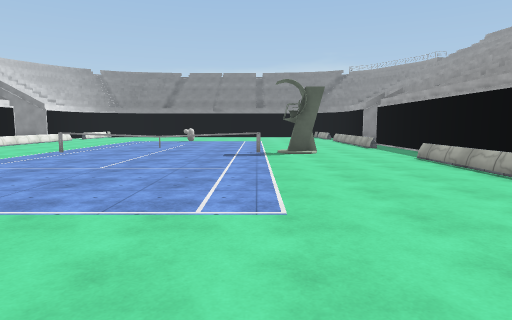
[1] (above)

17 first-person views from a walk through a 3-D level made in the Unity game engine. The camera is 1.4 m above the floor, tilts 6° down and sees 75° across. The floor is counted in squares, 2 m on a side. Each view is taken from the middle of a square. On the plan, view 1 faces up. The plan holds only what a view shows up to about 10 squares ahead; the rest is blank. The place goes on beyond the plan. Surface patterns are stand-ins for the level's own textures.

[2]
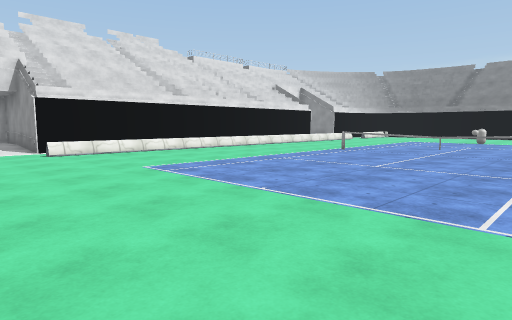

[3]
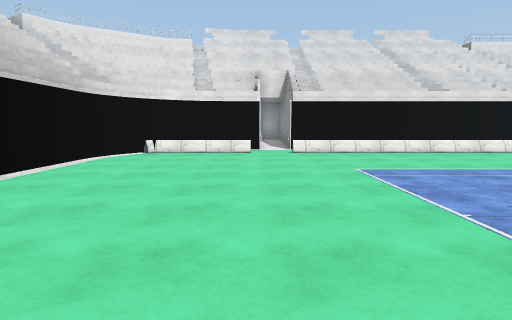

[4]
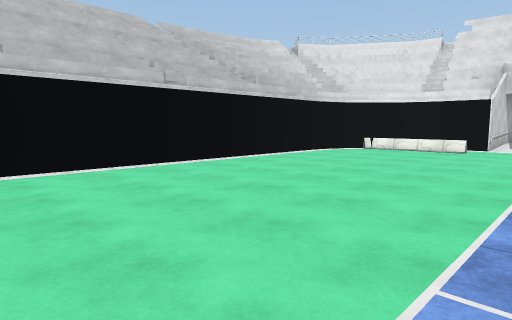

[5]
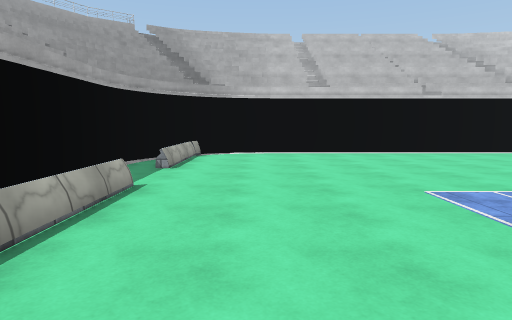

[6]
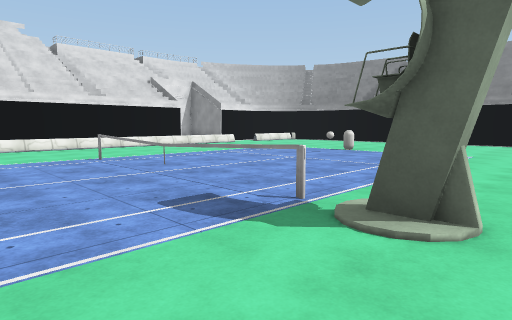

[7]
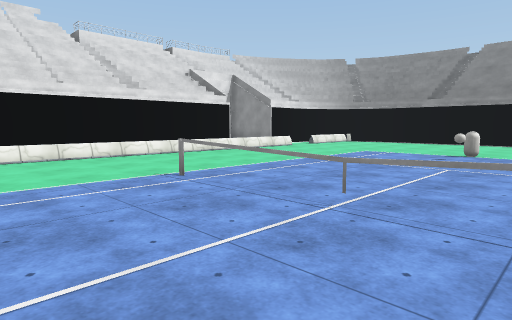

[8]
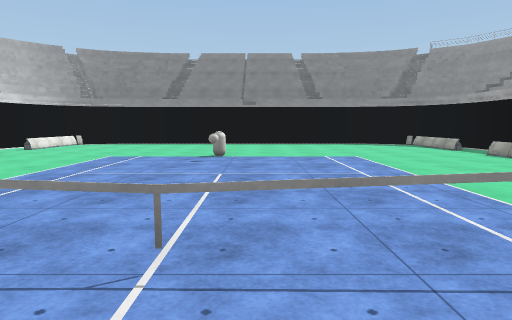

[9]
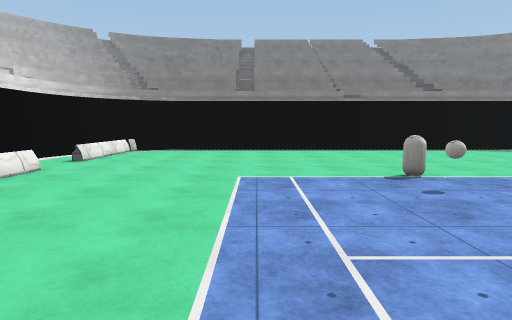

[10]
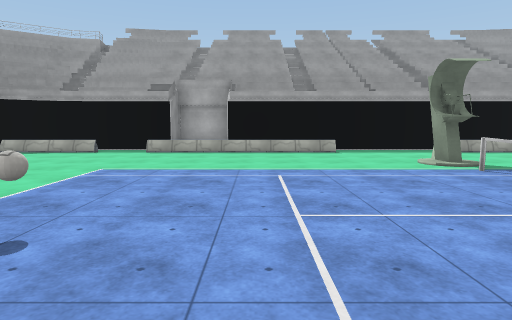

[11]
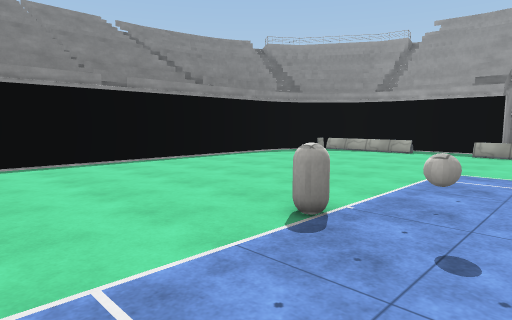

[12]
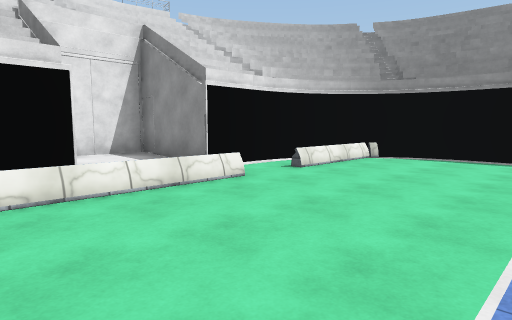

[13]
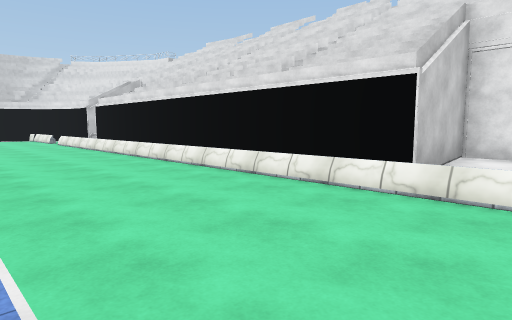

[14]
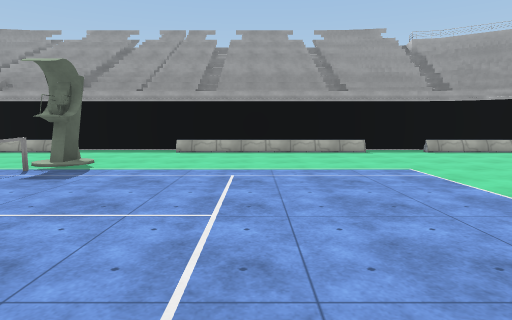

[15]
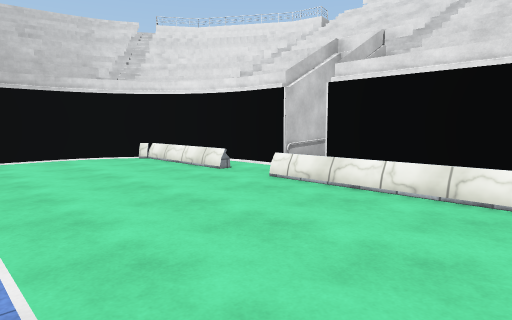

[16]
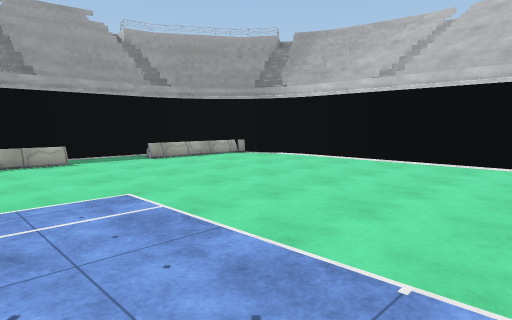

[17]
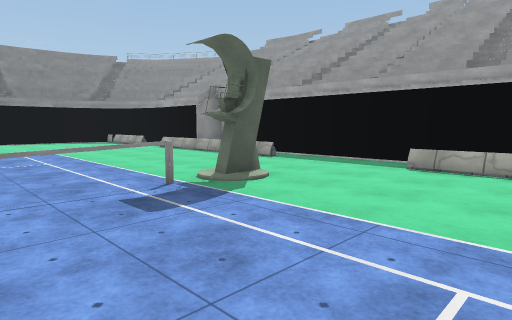

### Floor plan
Ten units are one square. View 1 is at (0, 0); x grows to the right and y downward. Boxes are objects, and circles mark ways between rooms. Rooms are numbered by the first view taken in them; rooms with no view inside come last. Other rooms are left out.
<svg viewBox="-124 -201 175 232">
<path fill="none" stroke="#000" d="M-96 -11 -96 0M-70 26 20 26M15 -84 6 -84M-96 -2 -95 3M-81 22 -77 24M-84 20 -80 23M-86 18 -82 21M-94 7 -92 11M-92 12 -89 16M24 25 29 23 35 20M46 0 46 -74M37 18 40 14M-96 -104 -96 -20M-83 -5 -83 5M1 -84 -51 -84M35 -35 35 -65M35 20 35 -5M8 -86 15 -86M46 -144 46 -170M20 -196 -70 -196M44 -176 42 -181M-68 -196 -73 -195M-77 -194 -82 -192M-79 -193 -84 -190M-96 -170 -96 -154 -119 -154 -119 -134 -96 -134 -96 -104M-95 -173 -96 -168M-91 -183 -93 -179M46 -74 46 -129M-5 -86 1 -86M35 -160 35 -185M35 -105 35 -135M-83 -175 -83 -164"/>
<rect x="-35" y="-145" width="10" height="10" fill="#bbb"><title>ball</title></rect>
<rect x="-35" y="-155" width="10" height="10" fill="#bbb"><title>capsule</title></rect>
<circle cx="-70" cy="-97" r="3" fill="#2a7"/>
<circle cx="30" cy="-70" r="3" fill="#2a7"/>
<text x="-30" y="-30">1</text>
<text x="-20" y="-140">2</text>
</svg>
Room 1 opens to room 2.

Where each view was taken, in squares from view 1:
view 1: 0 up, 0 right, facing up
view 2: 0 up, 0 right, facing up-left
view 3: 1 up, 0 right, facing left
view 4: 3 up, 1 right, facing down-left
view 5: 6 up, 2 right, facing down
view 6: 6 up, 2 right, facing up-left
view 7: 6 up, 1 left, facing up-left
view 8: 7 up, 2 left, facing up
view 9: 10 up, 5 left, facing up
view 10: 12 up, 5 left, facing right
view 11: 13 up, 5 left, facing up-right
view 12: 12 up, 5 left, facing up-left
view 13: 15 up, 5 left, facing down-left
view 14: 5 up, 5 left, facing right
view 15: 5 up, 5 left, facing down-left
view 16: 4 up, 3 left, facing down-right
view 17: 5 up, 2 left, facing up-right
